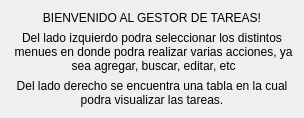
                          <widget class="QWidget" name="page">
                           <layout class="QVBoxLayout" name="verticalLayout">
                            <item>
                             <layout class="QHBoxLayout" name="horizontalLayout_8">
                              <item>
                               <widget class="QLabel" name="label_5">
                                <property name="styleSheet">
                                 <string notr="true">font: 75 italic 14pt &quot;Comic Sans MS&quot;;</string>
                                </property>
                                <property name="text">
                                 <string>BIENVENIDO AL GESTOR DE TAREAS!</string>
                                </property>
                                <property name="alignment">
                                 <set>Qt::AlignCenter</set>
                                </property>
                               </widget>
                              </item>
                             </layout>
                            </item>
                            <item>
                             <layout class="QHBoxLayout" name="horizontalLayout_14">
                              <item>
                               <widget class="QLabel" name="label_6">
                                <property name="text">
                                 <string>Del lado izquierdo podra seleccionar los distintos
 menues en donde podra realizar varias acciones, ya
 sea agregar, buscar, editar, etc</string>
                                </property>
                                <property name="alignment">
                                 <set>Qt::AlignCenter</set>
                                </property>
                               </widget>
                              </item>
                             </layout>
                            </item>
                            <item>
                             <layout class="QHBoxLayout" name="horizontalLayout_22">
                              <item>
                               <widget class="QLabel" name="label_7">
                                <property name="text">
                                 <string>Del lado derecho se encuentra una tabla en la cual 
podra visualizar las tareas.</string>
                                </property>
                                <property name="alignment">
                                 <set>Qt::AlignCenter</set>
                                </property>
                               </widget>
                              </item>
                             </layout>
                            </item>
                           </layout>
                          </widget>
